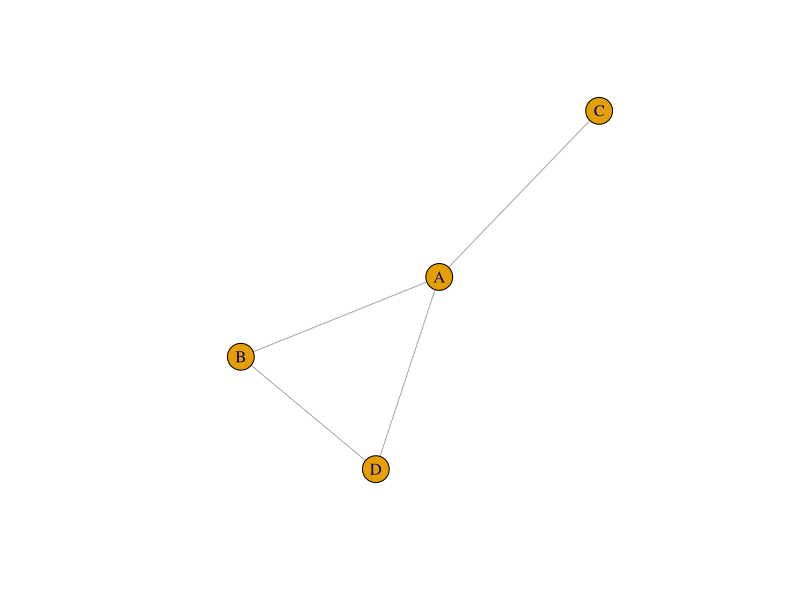
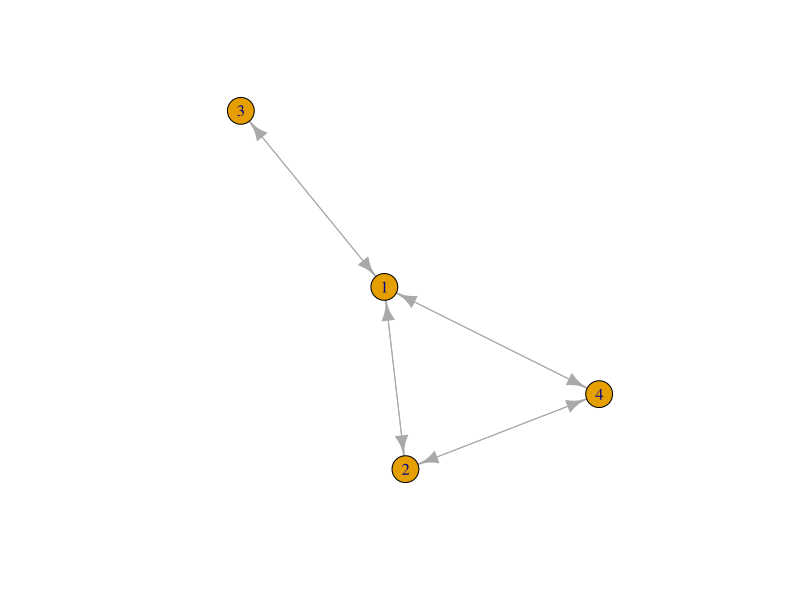
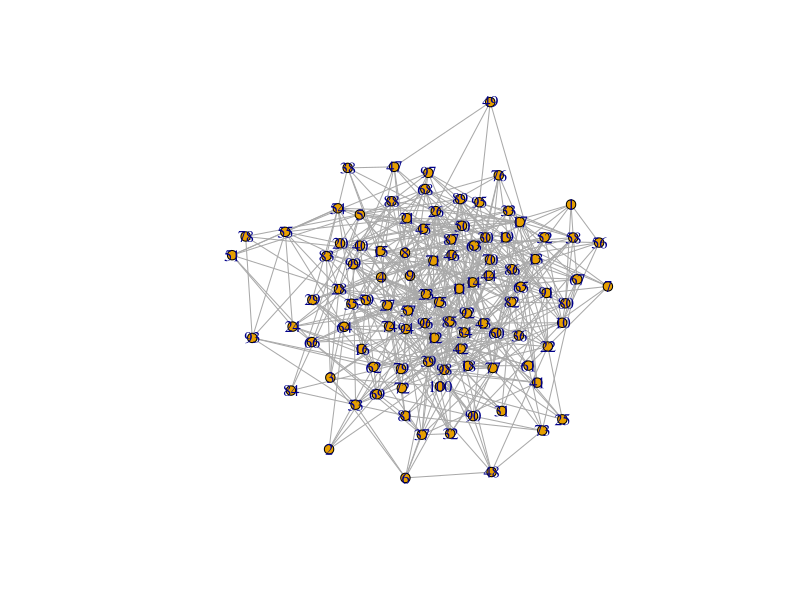
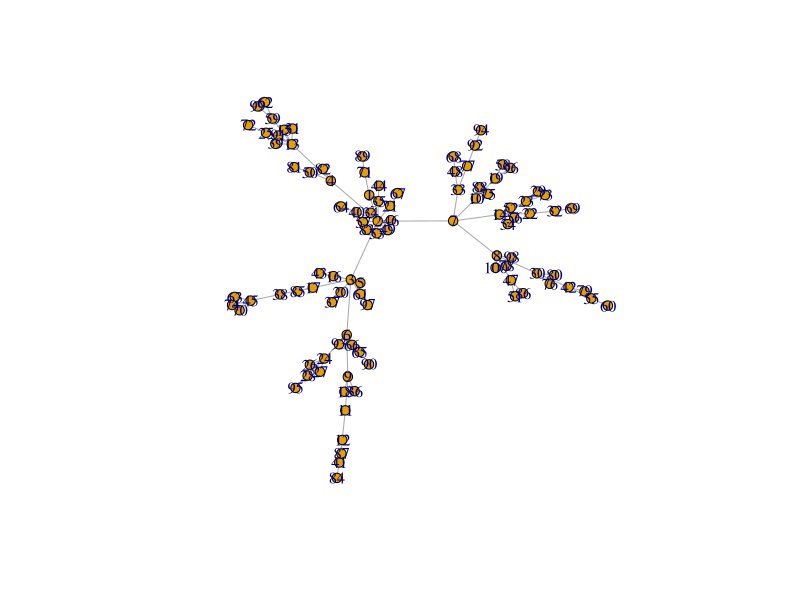

Write R code to recreate these figures, in order.
## ---- chunk 1
library("igraph")
## ---- chunk 2
g1 = graph.formula(A-B, A-C, A-D, B-D)
## ---- chunk 3
print(g1)
## ---- chunk 4
V(g1)
## ---- chunk 5
E(g1)
## ---- chunk 6
plot(g1)
## ---- chunk 7
A = matrix(0,4,4)
## ---- chunk 8
A[1,c(2,3,4)] = 1
## ---- chunk 9
A[2,c(1,4)] = 1
## ---- chunk 10
A[3,1] = 1
## ---- chunk 11
A[4,c(1,2)] = 1
## ---- chunk 12
print(A)
## ---- chunk 13
g2 = graph.adjacency(A)
## ---- chunk 14
plot(g2)
## ---- chunk 15
g.er = erdos.renyi.game(n = 100,p = 0.1)
plot(g.er,  vertex.size = 5)
## ---- chunk 16
g.ba = barabasi.game(n = 100, directed=FALSE)
plot(g.ba,  vertex.size = 5)
## ---- chunk 17
closeness(g.ba)
